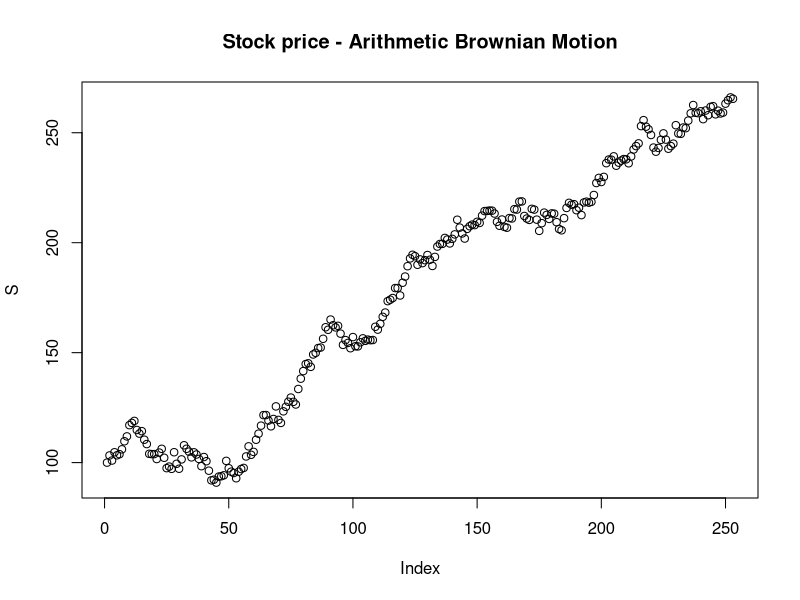
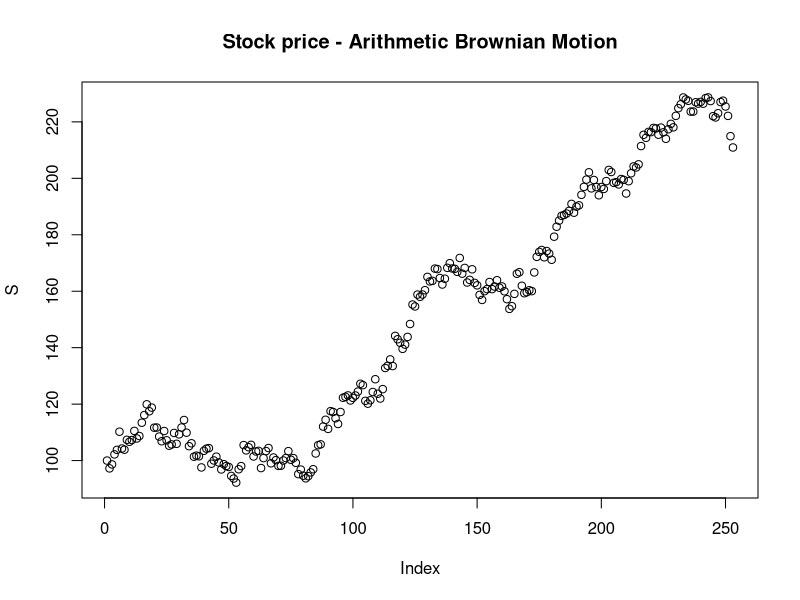
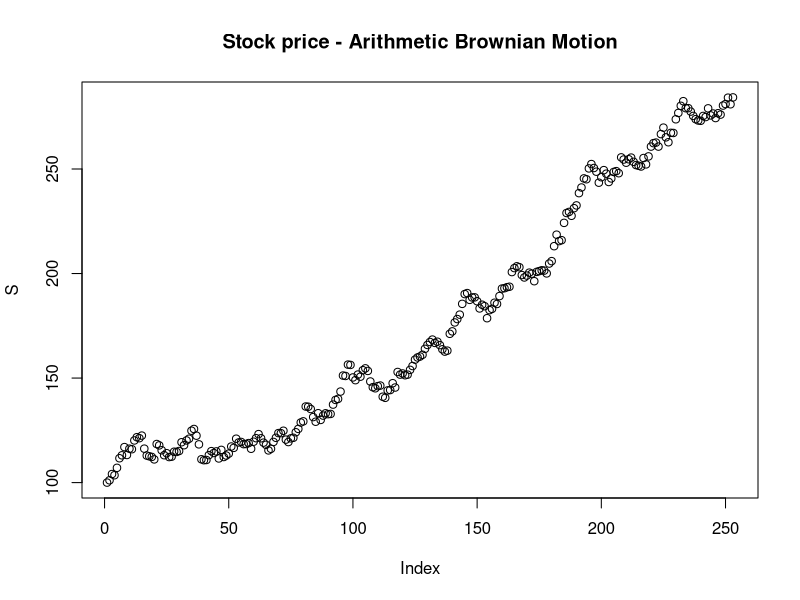
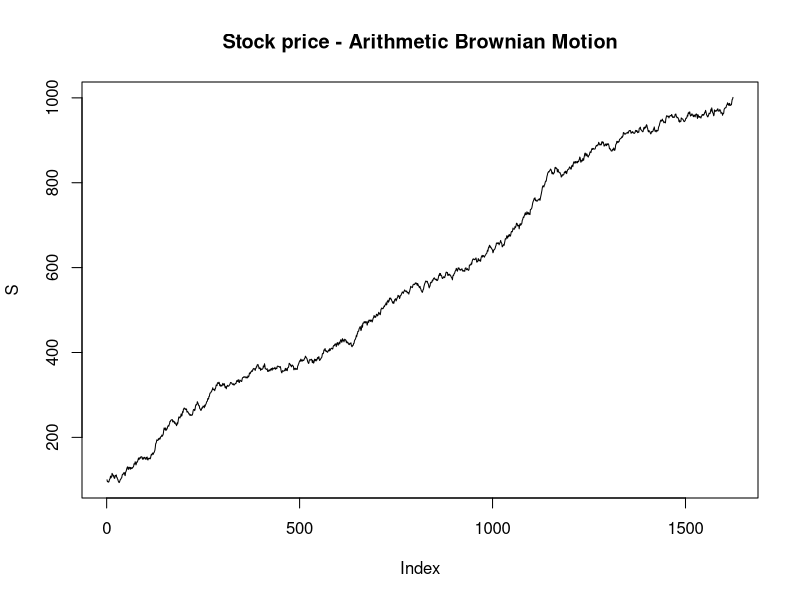
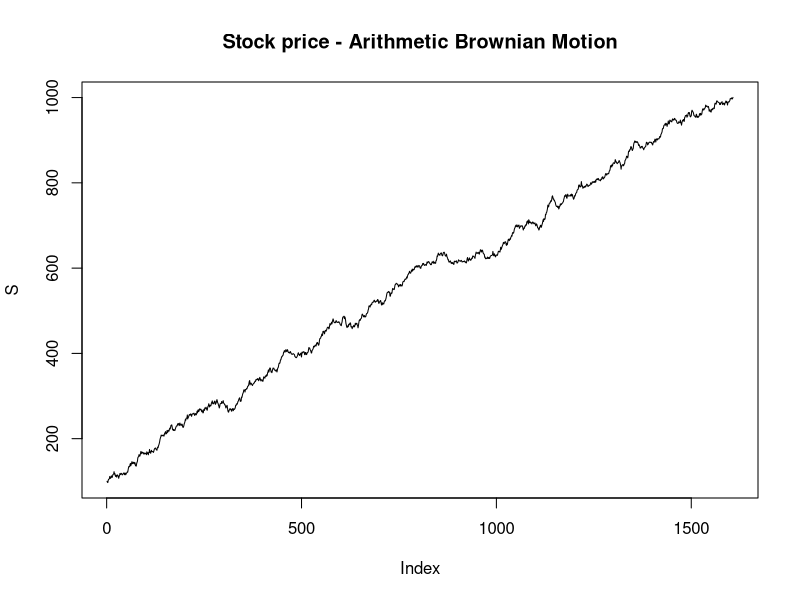

Here is the R script that generated these plots, in order:
# -----------------------------------------------------------------
# LECTURE 1 - PART 3 - BASIC CONDITIONS AND CYCLES
# -----------------------------------------------------------------

# -----------------------------------------------------------------
# EXAMPLE 1: Script to evaluate whether number x is even or odd 
# By using an ifelse statement and a modulo (%%) operator
# -----------------------------------------------------------------

# Input your number here
x <- 6

# Calculate result
y <- ifelse(x%%2==0,'Even Number','Odd Number')

# Print result
print(y)

# -----------------------------------------------------------------
# EXAMPLE 2: Script to evaluate whether number x is positive,
# negative or zero by using an if-else if-else statement
# NOTE: Input must be a number and not NaN or NA
# -----------------------------------------------------------------

# Input your number here:
x <- 6

# If-else if-else statement:
if (x > 0){
  print ('Positive Number')
} else if (x < 0){
  print ('Negative Number')
} else {
  print ('Zero Number')
}

# -----------------------------------------------------------------
# EXAMPLE 3: For loop to compute the k-th factorial
# -----------------------------------------------------------------

# Order of the factorial
k <- 6

# For loop to compute the factorial
x <- 1
for (i in 1:k) {
  x <- x*i
}

# Print the result
print(x)

# Check of the result
factorial(k)

# Alternative check
sum(prod(1:k))

# -----------------------------------------------------------------
# EXAMPLE 4: Foor loop to simulate the random walk process
# of the stock price with drift mju and volatility sigma
# -----------------------------------------------------------------

# Parameters
S0 <- 100   # Current stock price
mju <- 0.5   # Drift rate per day
sigma <- 3  # Volatility per day
t <- 252    # Number of days of the simulation

# Empty vector to which we will write the stock price evolution
S <- rep(NaN,t+1)
S[1] <- S0

# For loop to simulate the stock price evolution
for (i in 2:(t+1)){
  # Simulate the stock price in day i
  S[i] <-  S[i-1] + rnorm(1,mju,sigma)
}

# Draw the stock price evolution
plot(S)
title('Stock price - Arithmetic Brownian Motion')

# --------------------------------------------------------------------
# ALTERNATIVE: Simulate the random walk process using cumsum function
# --------------------------------------------------------------------
S <- c(S0,S0+cumsum(rnorm(t,mju,sigma)))
plot(S)
title('Stock price - Arithmetic Brownian Motion')

# ---------------------------------------------------------------------
# EXAMPLE 5: For lopp with break statement to identify the firm default
# ---------------------------------------------------------------------

# Parameters
S0 <- 100   # Current stock price
mju <- 0.5   # Drift rate per day
sigma <- 3  # Volatility per day
t <- 252    # Number of days of the simulation

# Empty vector to which we will write the stock price evolution
S <- rep(NaN,t+1)
S[1] <- S0

# For loop to simulate the stock price evolution
for (i in 2:(t+1)){
  # Simulation:
  S[i] <-  S[i-1] + rnorm(1,mju,sigma)
  # Evaluation of the default event:
  if (S[i] <= 0){
    print(paste('Company defaulted on day', i-1))
    break
  }
}

# Draw the stock price evolution
plot(S)
title('Stock price - Arithmetic Brownian Motion')

# --------------------------------------------------------------------------
# EXAMPLE 6: While loop to simulate the stock price evolution
# until default or until or until a profit target (PT) is reached
# --------------------------------------------------------------------------

# Parameters
S0 <- 100   # Current stock price
mju <- 0.5   # Drift rate per day
sigma <- 3  # Volatility per day
PT <- 1000 # Profit target

# While loop to simulate the stock price evolution until default or reaching of PT
S <- S0
Si <- S0 
while ((Si>=0) & (Si<=PT)) {
  # Simulate the stock price on day i
  Si <-  Si + rnorm(1,mju,sigma)
  # Append Si to the price evolution
  S <- c(S,Si)
}

# Draw the stock price evolution
plot(S,type="l")
title('Stock price - Arithmetic Brownian Motion')

# --------------------------------------------------------------------------
# EXAMPLE 7: Repeat-Break loop to simulate the stock price evolution
# until default or until or until a profit target (PT) is reached
# --------------------------------------------------------------------------

# Parameters
S0 <- 100   # Current stock price
mju <- 0.5   # Drift rate per day
sigma <- 3  # Volatility per day
PT <- 1000 # Profit target

# Repeat-Break loop to simulate the stock price evolution until default or reaching of PT
S <- S0
Si <- S0
i <- 0
repeat {
  # Counter
  i <- i+1
  # Simulate the stock price on day i
  Si <-  Si + rnorm(1,mju,sigma)
  # Append Si to the price evolution
  S <- c(S,Si)
  # Break the loop
  if (Si <= 0){
    print(paste('Company defaulted on day', i))
    break
  } else if (Si >= PT){
    print(paste('Company reached PT on day', i))
    break
  }
}

# Draw the stock price evolution
plot(S,type="l")
title('Stock price - Arithmetic Brownian Motion')
